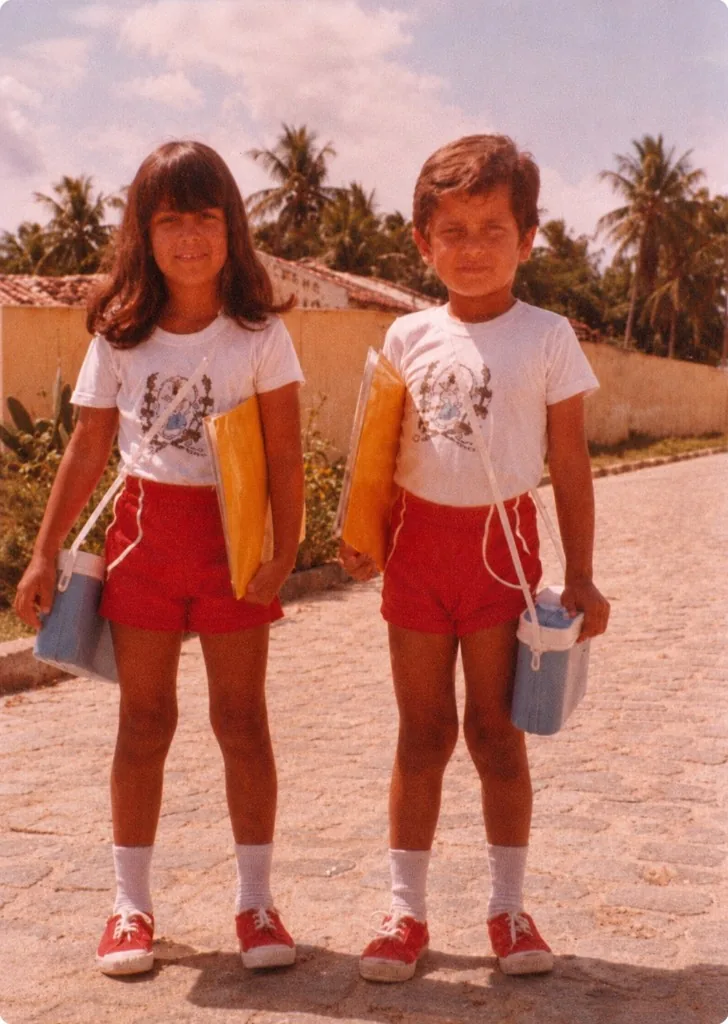
#> input picture src/assets/timeline/juventude-4.webp, 728 x 1024 px
$ python -i fit-timeline-contain-700x500.py   (imports and definitions only)
#> lines starting #> are read from the running program, lines starting #| are printed output that depends on the picture
#> further down, picture is the input picture: PIL image 728x1024 RGB; mean R, G, B 182.5, 121.2, 106.7
# -*- coding: utf-8 -*-
"""
Ajusta TODAS as fotos da timeline para 700x500 SEM CORTAR o conteúdo.
1) Remove barras pretas / UI
2) Encaixa a foto INTEIRA dentro de 700x500 (letterbox)
"""
from pathlib import Path
import subprocess

import numpy as np
from PIL import Image, ImageChops, ImageEnhance, ImageFilter, ImageOps

ROOT = Path(__file__).resolve().parents[1]
TIMELINE = ROOT / "src" / "assets" / "timeline"
ASSETS = Path(
    r"C:\Users\Marketing\.cursor\projects\c-Users-Marketing-Desktop-Padre-Kelmon-kelmon-sua-voz-em-sp-main-kelmon-sua-voz-em-sp-main-pekelmon\assets"
)
TARGET = (700, 500)
BG = (245, 245, 244)

SEMINARIO_UUIDS = [
    "26a2b1d2-e4a8-4773-a851-d9f1e1b225af",
    "3dffdc8f-f978-42c8-af43-8774b9aa3868",
    "4b2e4139-3818-43f8-8e72-7418bbe241d3",
    "380e4b0b-d38a-4bab-a994-da569538e46b",
    "f4c4ebe3-8149-4356-ab64-73e5602c2917",
    "01371c3d-20d2-4794-8167-a92d9050ff88",
    "d95e6320-72e2-410a-8f5f-2db438788f73",
    "5af53032-0f3d-40ea-8ca9-db3a3bb17ab1",
    "5ccd8f75-50d9-4cf2-b88b-1f7a67701b29",
    "a15339dc-944f-45fd-8219-09dc712a1520",
    "6b51c7e2-f0a8-4dfa-b3db-c7354aa47b55",
    "b21a0d89-9141-4b84-9d1b-1847f7404bde",
    "575ce204-fcb6-425f-916c-89bc4842c4e1",
    "fcb17859-1001-4404-b02f-621f4e3ce7f0",
    "0ec615ec-96dc-4931-8e77-c2bd788518da",
    "ac868e7a-86a1-42a1-9a4f-f87456cb1621",
    "52a97ff0-951a-46d2-86f2-9a5d1ae9af8f",
    "19c2e434-bfbe-4cde-aa5e-ae01f2111029",
    "f1728dd8-e2dc-48de-9056-dff458776405",
    "a3dc1ad3-3dd1-480d-85d2-2e39c9712918",
]

RAIZES9 = ASSETS / (
    "c__Users_Marketing_AppData_Roaming_Cursor_User_workspaceStorage_"
    "9bd8adcccfb1849bb80a5b51718af530_images_Juventude_padre_kelmon_4-"
    "56e9cfde-53ac-46c0-a515-33ec84aa81a8.png"
)


def enhance(im: Image.Image) -> Image.Image:
    im = im.convert("RGB")
    im = ImageEnhance.Contrast(im).enhance(1.04)
    im = ImageEnhance.Color(im).enhance(1.03)
    im = ImageEnhance.Sharpness(im).enhance(1.1)
    im = im.filter(ImageFilter.UnsharpMask(radius=0.8, percent=80, threshold=3))
    return im


def trim_non_content(im: Image.Image) -> Image.Image:
    """Remove barras pretas de print — mantém a foto inteira (sem cortar cabeças)."""
    rgb = im.convert("RGB")
    arr = np.asarray(rgb, dtype=np.float32)
    lum = arr.mean(axis=2)
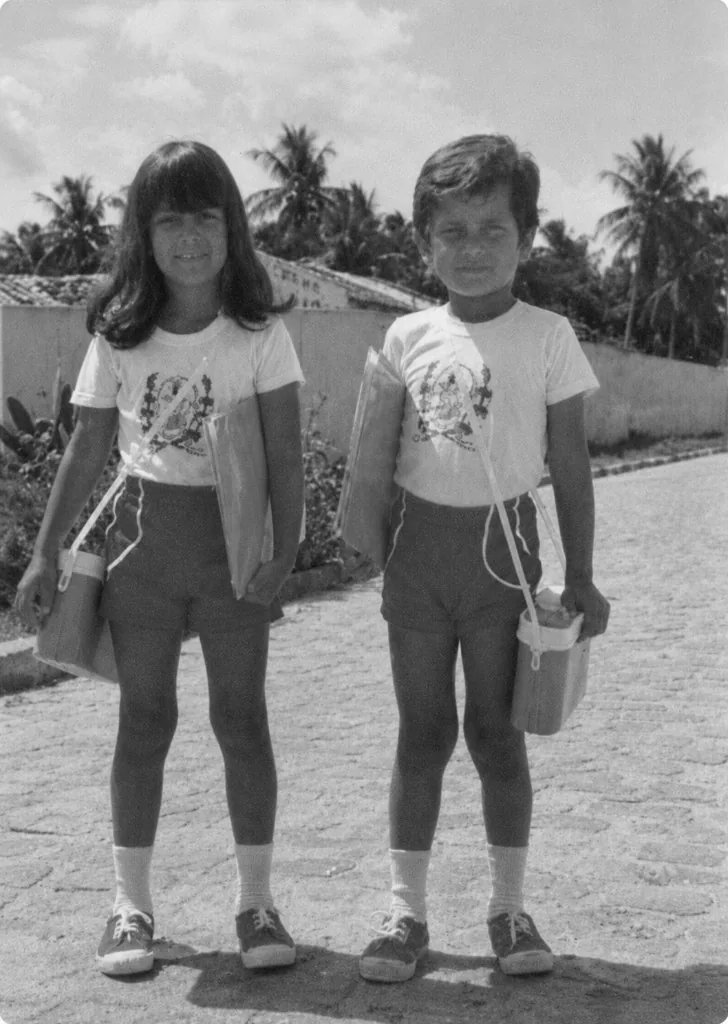
#> lum: shape (1024, 728) float32; min 9.67, max 255, mean 136.8
    # linha "preta" = >80% dos pixels escuros (barra FB)
    is_black = (lum < 28).mean(axis=1) > 0.80

    # Sem barra dominante: só remove margem preta leve
    if is_black.mean() < 0.15:
        bbox = ImageChops.difference(
            rgb, Image.new("RGB", rgb.size, (0, 0, 0))
        ).getbbox()
#> bbox = (0, 0, 728, 1024)
        return rgb.crop(bbox) if bbox else rgb

    # Maior faixa contínua com foto real (ignora chrome no topo + barra preta)
    best = (0, 0)
    start = None
    for i, black_row in enumerate(is_black):
        if not black_row and start is None:
            start = i
        if (black_row or i == len(is_black) - 1) and start is not None:
            end = i if black_row else i + 1
            if end - start > best[1] - best[0]:
                best = (start, end)
            start = None

    top, bottom = best
    if bottom - top < rgb.height * 0.08:
        return rgb

    photo = rgb.crop((0, top, rgb.width, bottom))
    a = np.asarray(photo, dtype=np.float32)
    col_black = (a.mean(axis=2) < 28).mean(axis=0) > 0.85
    left = 0
    while left < len(col_black) and col_black[left]:
        left += 1
    right = len(col_black) - 1
    while right > left and col_black[right]:
        right -= 1
    return photo.crop((left, 0, right + 1, photo.height))


def fit_contain_700x500(im: Image.Image) -> Image.Image:
    """Encaixa a imagem INTEIRA em 700x500 — nunca corta o conteúdo da foto."""
    photo = trim_non_content(im)
    photo = enhance(photo)
    fitted = ImageOps.contain(photo, TARGET, method=Image.Resampling.LANCZOS)
    canvas = Image.new("RGB", TARGET, BG)
    x = (TARGET[0] - fitted.size[0]) // 2
#> x = 172
    y = (TARGET[1] - fitted.size[1]) // 2
#> y = 0
    canvas.paste(fitted, (x, y))
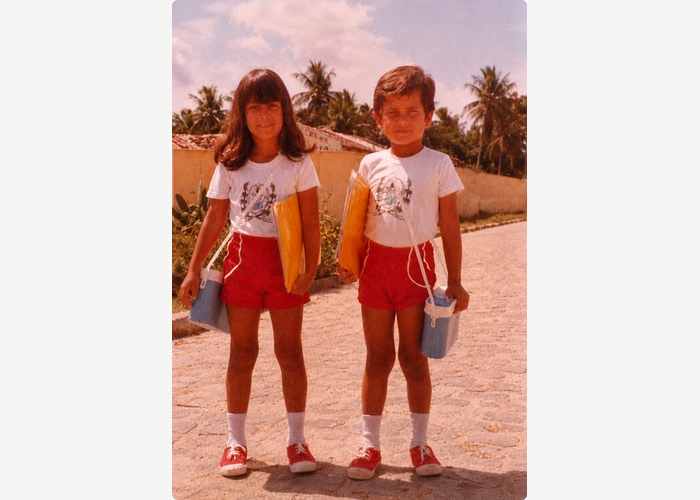
#> canvas: PIL image 700x500 RGB; mean R, G, B 214.2, 180.9, 172.6
    return canvas


def save(im: Image.Image, path: Path) -> None:
    im.save(path, "WEBP", quality=92, method=6)
    print(f"OK {path.name:22} {im.size} {path.stat().st_size // 1024}KB")


# [54 lines left out: functions find_uuid, main, not called in this run]


# [2 lines not run here, left out]

>>> from PIL import Image
>>> picture = Image.open('../src/assets/timeline/juventude-4.webp')
>>> result = fit_contain_700x500(picture)

$ run again, on src/assets/timeline/juventude-5.webp
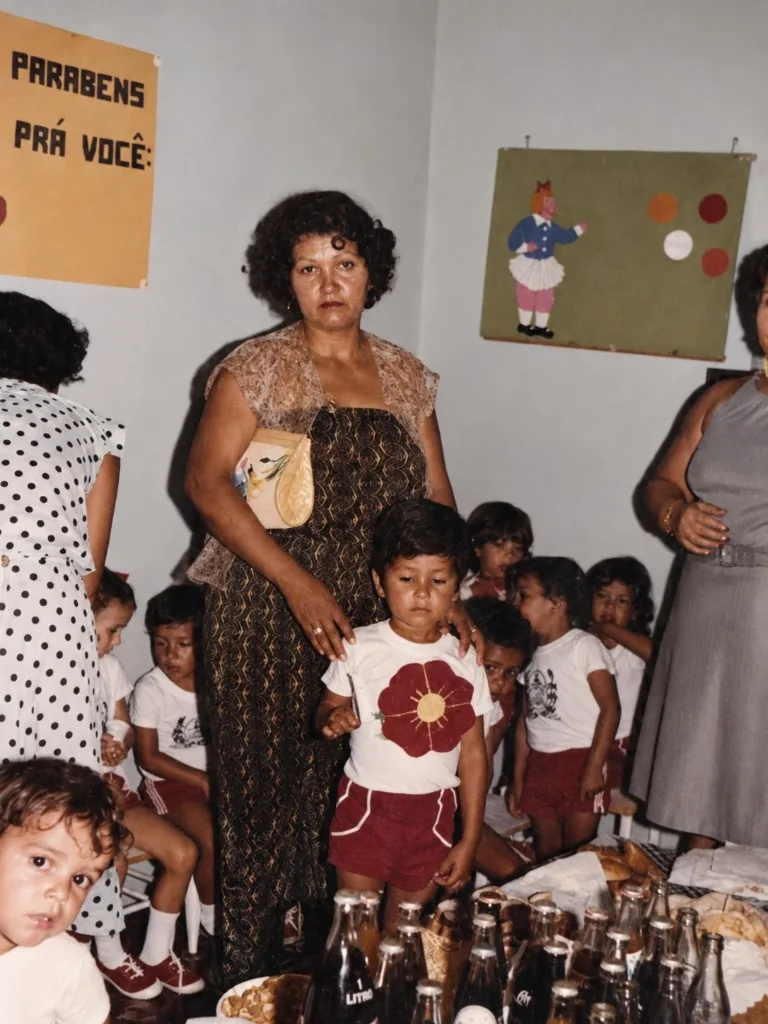
#> input picture src/assets/timeline/juventude-5.webp, 768 x 1024 px
#> picture is the input picture: PIL image 768x1024 RGB; mean R, G, B 130.9, 111.1, 101.7
#> in trim_non_content, `lum = arr.mean(axis=2)`:
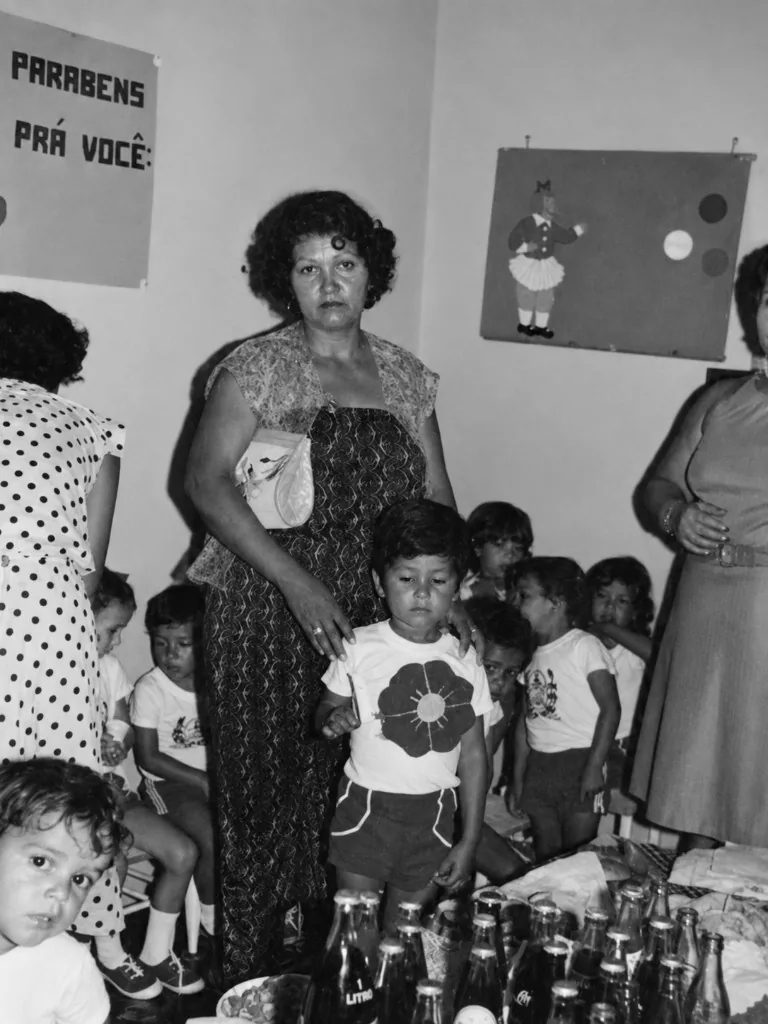
#> lum: shape (1024, 768) float32; min 1.67, max 251, mean 114.6
#> bbox = (0, 0, 768, 1024)
#> in fit_contain_700x500, `canvas.paste(fitted, (x, y))`:
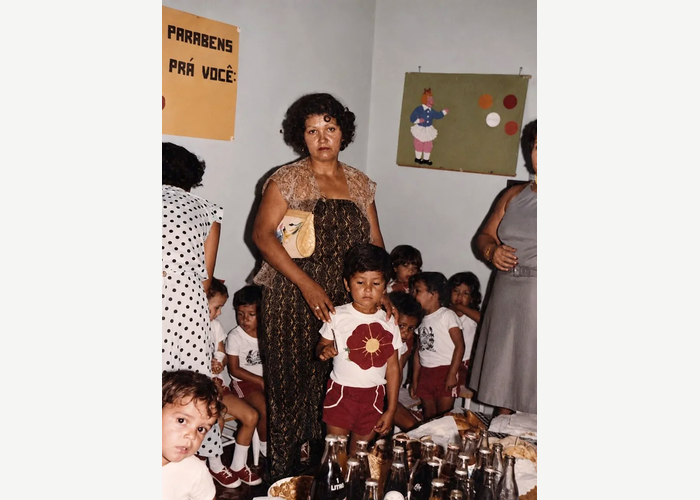
#> canvas: PIL image 700x500 RGB; mean R, G, B 183.9, 172.3, 166.5

$ run again, on src/assets/timeline/juventude-6.webp
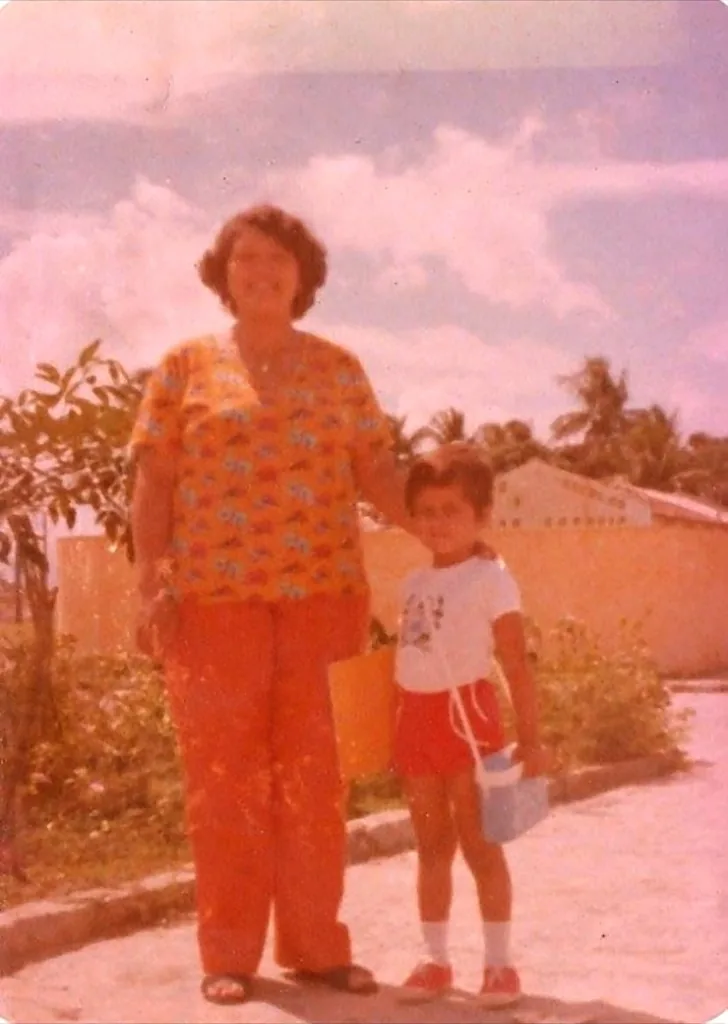
#> input picture src/assets/timeline/juventude-6.webp, 728 x 1024 px
#> picture is the input picture: PIL image 728x1024 RGB; mean R, G, B 213.8, 130, 112.8
#> in trim_non_content, `lum = arr.mean(axis=2)`:
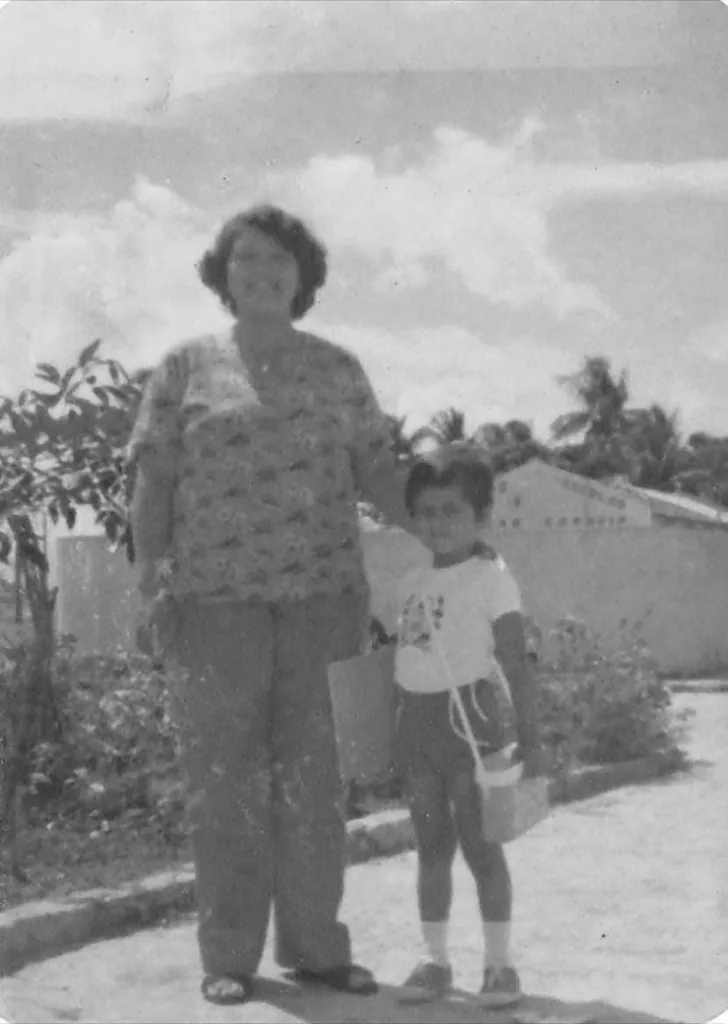
#> lum: shape (1024, 728) float32; min 49.67, max 255, mean 152.2
#> bbox = (0, 0, 728, 1024)
#> in fit_contain_700x500, `canvas.paste(fitted, (x, y))`:
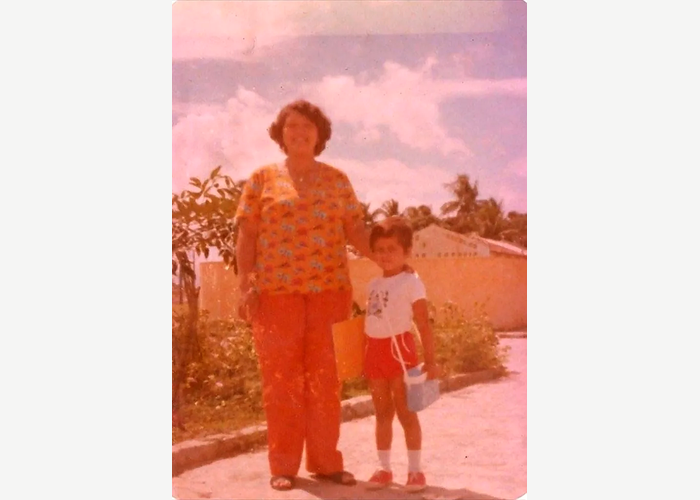
#> canvas: PIL image 700x500 RGB; mean R, G, B 230.6, 185.3, 175.4

$ run again, on src/assets/timeline/juventude-7.webp
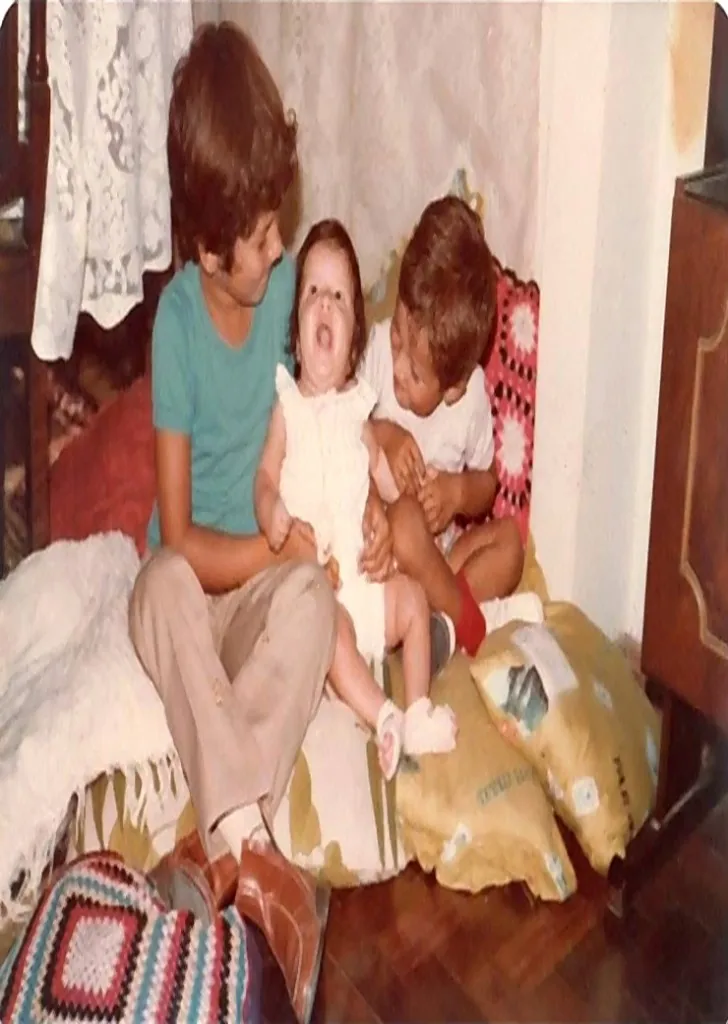
#> input picture src/assets/timeline/juventude-7.webp, 728 x 1024 px
#> picture is the input picture: PIL image 728x1024 RGB; mean R, G, B 172.4, 133.2, 116
#> in trim_non_content, `lum = arr.mean(axis=2)`:
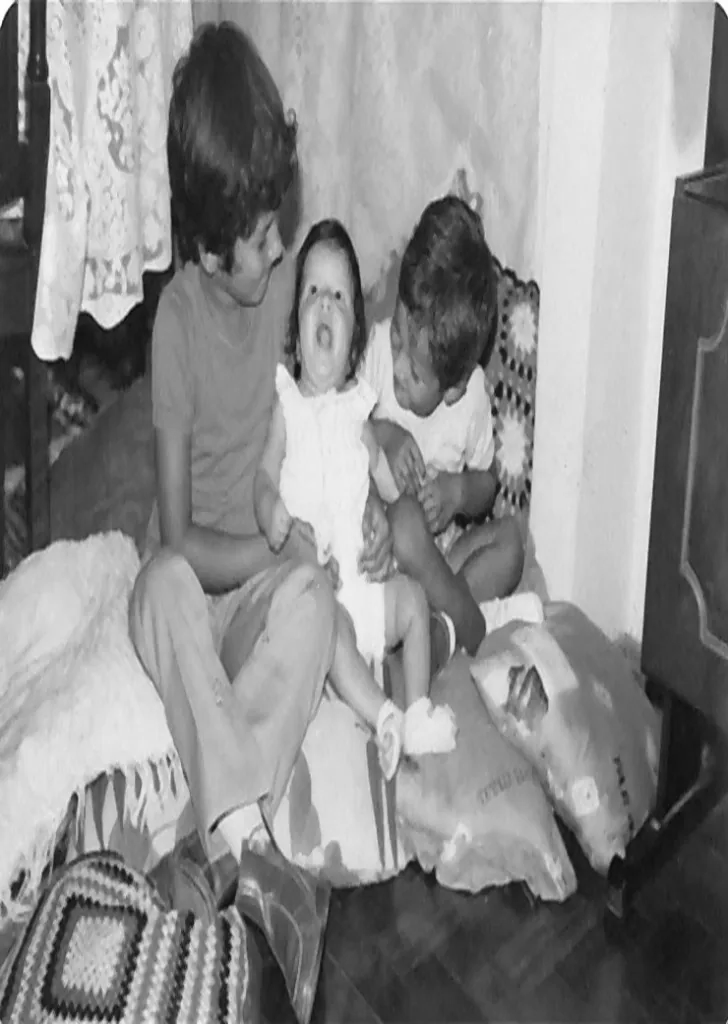
#> lum: shape (1024, 728) float32; min 8.67, max 255, mean 140.5
#> bbox = (0, 0, 728, 1024)
#> in fit_contain_700x500, `canvas.paste(fitted, (x, y))`:
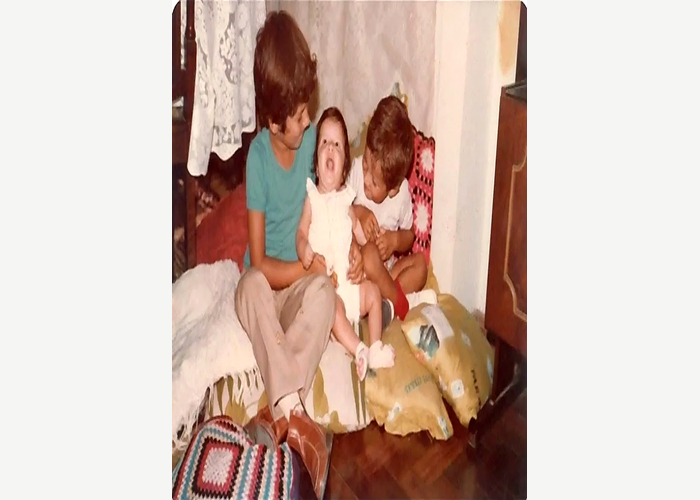
#> canvas: PIL image 700x500 RGB; mean R, G, B 208.6, 187.2, 177.5
